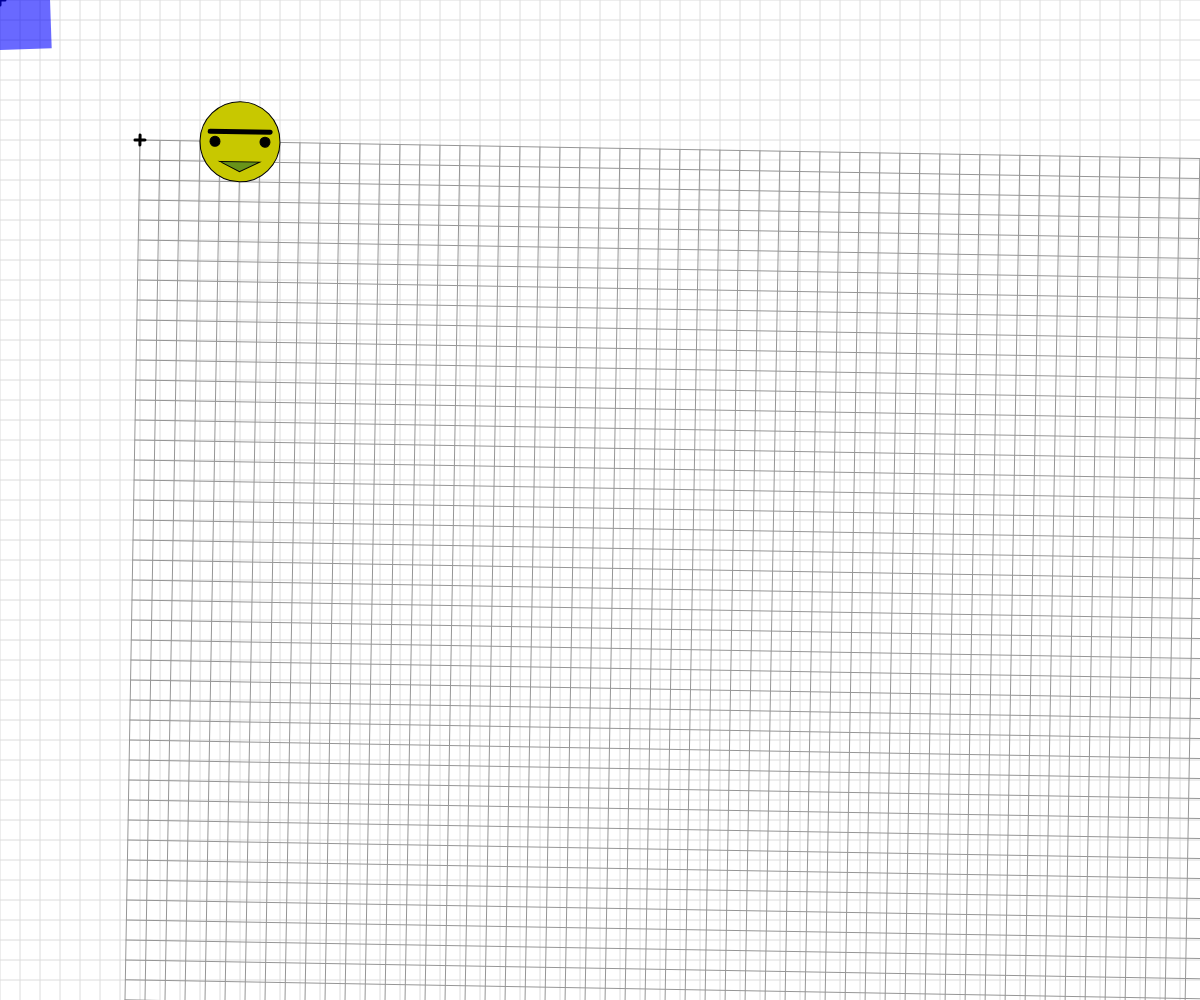
Frame 1 (no input)
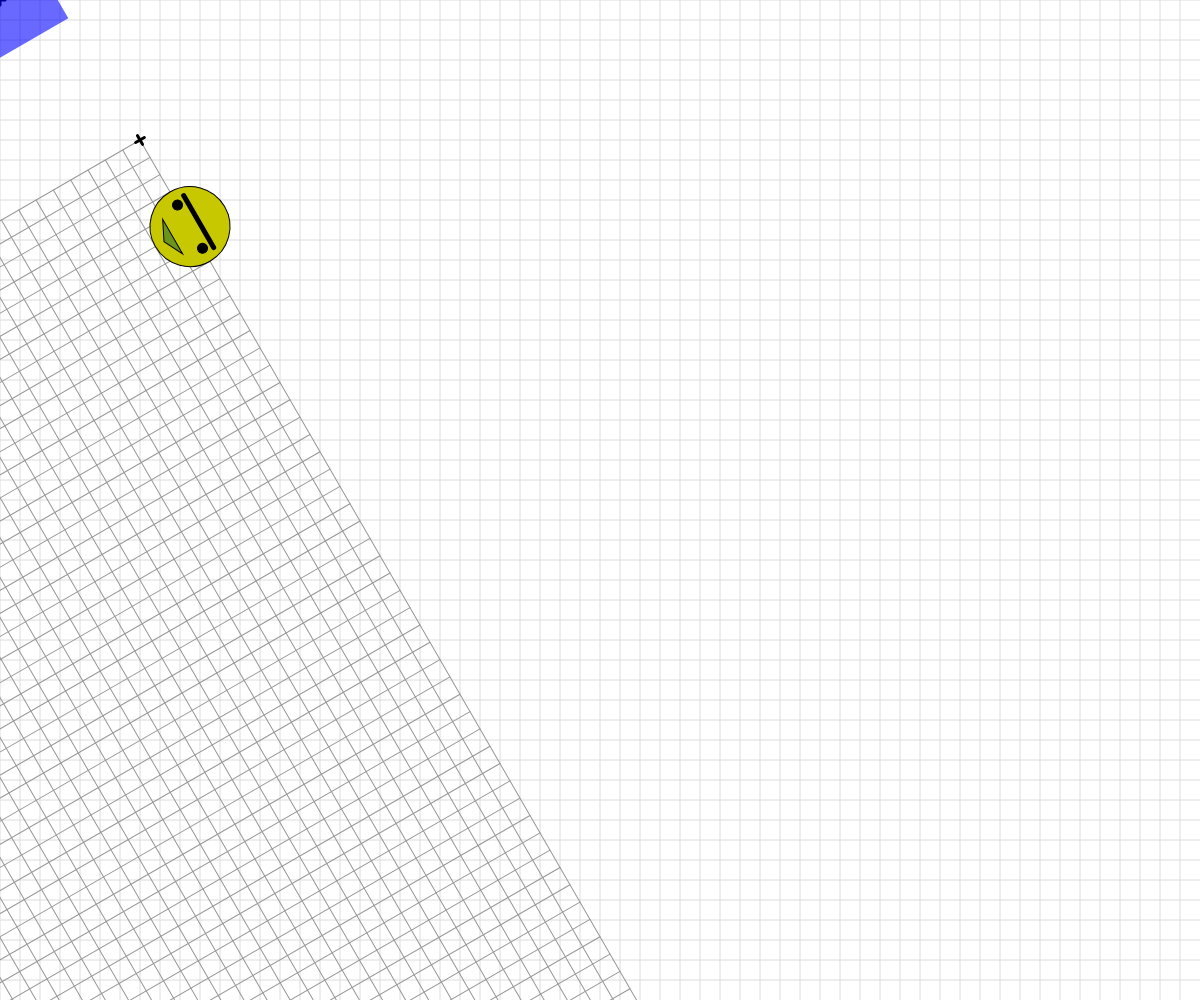
Frame 60 (no input)
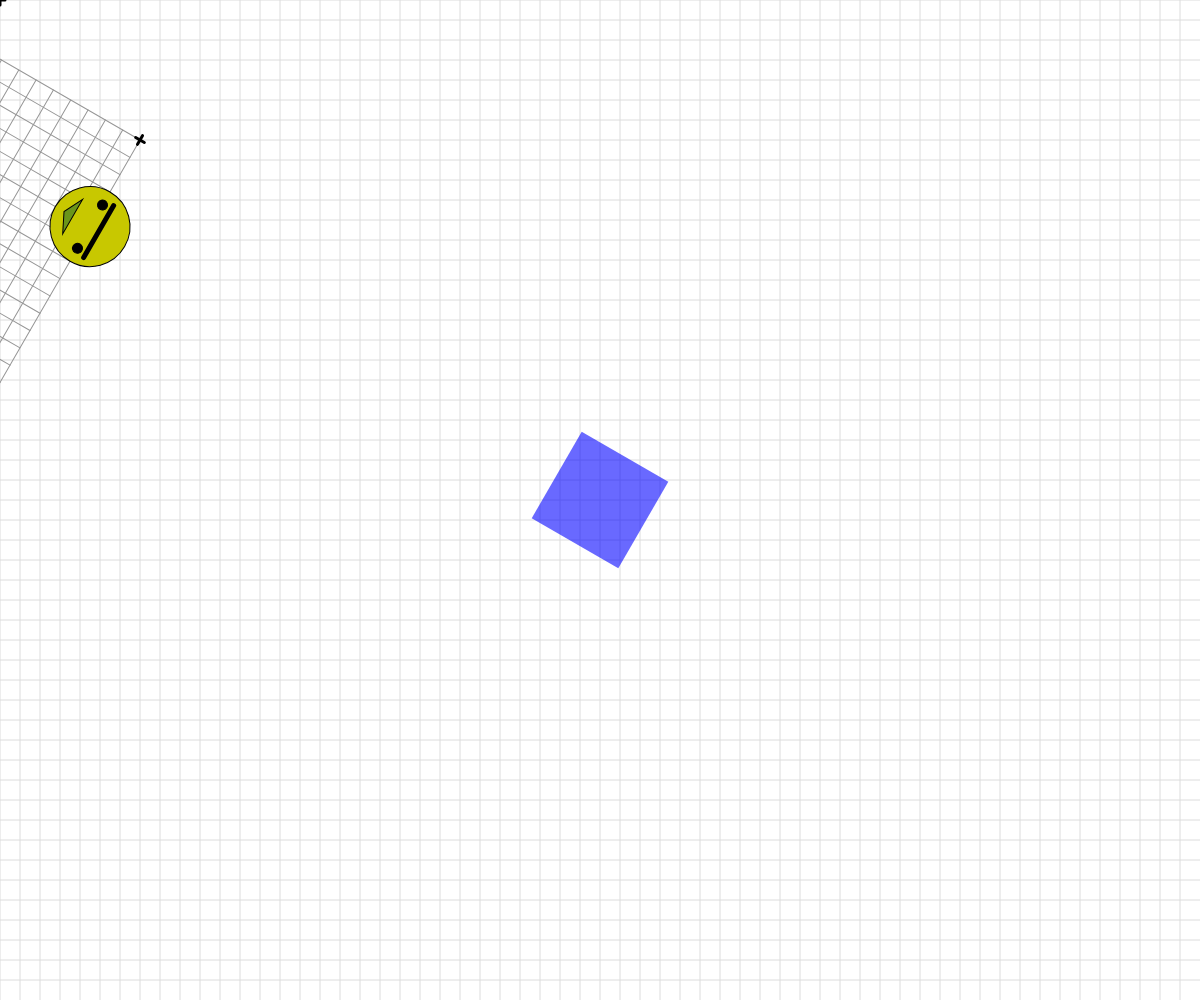
Frame 120 (the mouse pressed at the canvas centre since frame 60)

The p5.js sketch that drew these frames (run headless with seeded random() and noise() and a simulated clock; from frame 60 on, the mouse is pressed at the canvas centre):

// p5.js sketch
// ── sketch.js
// 10 Basics Transformation Demo
// Priyansh Jhanji
// 6th March 2025
// Coordinate System Transformation
// (translate, move, scale)

// Basic Transformations Sandbox


let originalSpacing = 20;


function setup() {
  createCanvas(windowWidth, windowHeight);
}

function draw() {
  
  background(255);
  drawBasicGrid(220);


  
  //transformation one: TRANSLATION
  // push(); // makes a new coordinate system on Top
  // translate (120,120);
  // drawBasicGrid(150);
  // rectangleRed(0,0);
  // pop(); //reverts to previous coordinate system
  //add push()  pop()




  //transformation two: SCALE
  // push();
  // rectangleRed(40,0); //50px square

  //scale: 1→no change <1→smaller >1→larger
  // let scaleAmount =2.5;
  // scale(scaleAmount,1);
  // translate(60,60);
  // drawBasicGrid(150);
  // rectangleBlue(20,20);

  // pop();
  //transformation three: ROTATION
  //reminder: rotations are measured in radians, not degrees! Functions can help with the conversion...
  angleMode(DEGREES);
  push();
  translate(140,140);
  rotate(frameCount); //always rotates around the origin
  drawBasicGrid(150);
  face(100,0);
  pop();

  push();
  // to rotate an object around itself 
  // 1. translate to the objects position
  // 2. apply the rotaion transoform
  // 3. draw object at (0,0)
  rectMode(CENTER);
  translate(mouseX,mouseY);
  scale(2);
  rotate(-frameCount*2);
  rectangleBlue(0,0);
  pop();

  //Combinations of Transformations

  

}


function face(x, y) {
  //draw a face at x,y
  push();
  translate(x,y);
  ellipseMode(CENTER);
  fill(200,200,0);
  stroke(0);
  ellipse(0,0,80,80);
  fill(90, 140, 30, 220);
  triangle(-20, 20, 20, 20, 0, 30);
  fill(0);
  ellipse(-25,0,10,10);
  ellipse(25,0,10,10);
  strokeWeight(5);
  line(-30,-10,30,-10);
  strokeWeight(1);
  pop();

}

function rectangleRed(x, y) {
  //draw a red rectangle at x,y (sized 50 pixels square) - to visualize what happens to the coordinate system
  //when different basic transformations are applied.
  noStroke();
  fill(255, 0, 0, 150);
  rect(x, y, 50, 50);

}

function rectangleBlue(x, y) {
  //draw a red rectangle at x,y (sized 50 pixels square) - to visualize what happens to the coordinate system
  //when different basic transformations are applied.
  noStroke();
  fill(0, 0, 255, 150);
  rect(x, y, 50, 50);

}

function drawBasicGrid(shade) {
  //draw the normal cartesian Coordinate Grid, in a light color. Spaced at 20 px by default
  stroke(shade);
  for (let x = 0; x < width; x += 20) {
    line(x, 0, x, height);
  }
  for (let y = 0; y < height; y += 20) {
    line(0, y, width, y);
  }

  //Draw "X" at the origin
  strokeWeight(3);
  stroke(0);
  line(-5,0,5,0);
  line(0,5,0,-5);
  strokeWeight(1);
}
